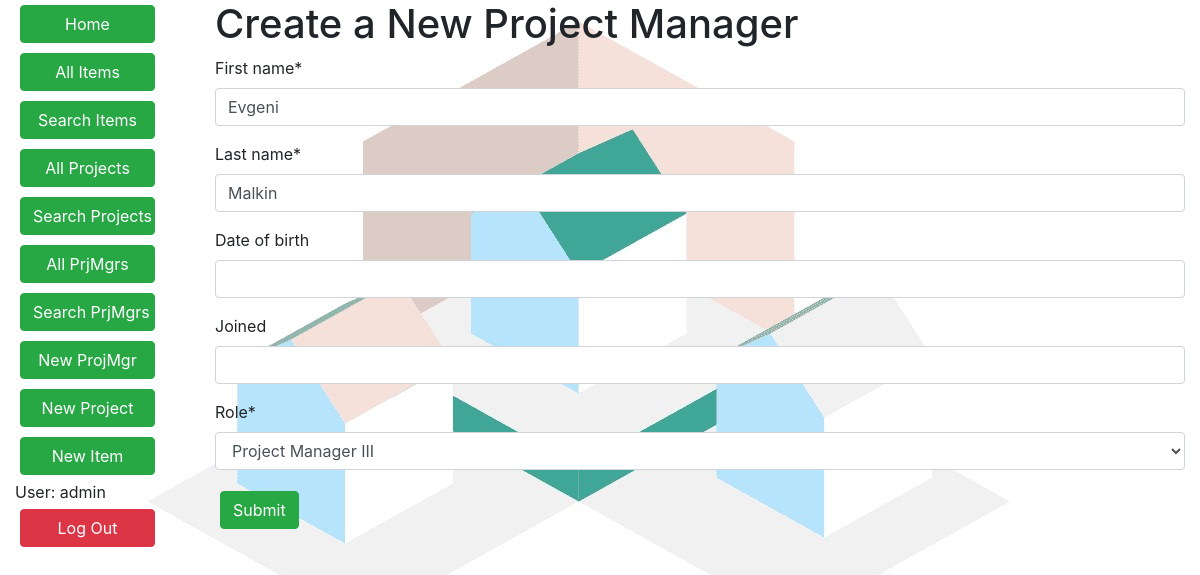
Screenshot of /resreq/prjmgr/4/update/ (signed in) with the database file from the repository.
### resreq/models.py (models this page shows, shortened)
class PrjMgr(models.Model):
    first_name = models.CharField(max_length=100)
    last_name = models.CharField(max_length=100)
    emp_num = models.AutoField(primary_key=True)
    date_of_birth = models.DateField(null=True, blank=True)
    date_joined = models.DateField('joined', null=True, blank=True)
    history = HistoricalRecords()
    PRJMGR_ROLE = (
        ('Project Manager I', 'Project Manager I'),
        ('Project Manager II', 'Project Manager II'),
        ('Project Manager III', 'Project Manager III'),
        ('Project Planner', 'Project Planner'),
        ('Project Coordinator', 'Project Coordinator'),
        ('Supervisor', 'Supervisor'),
    )
    role = models.CharField(
        max_length=25,
        choices=PRJMGR_ROLE, default='Project Manager I'
    )
    class Meta:
        ordering = ['last_name', 'first_name']

### resreq/views.py (the view)
# urls.py: path('prjmgr/<int:pk>/update/', views.PrjMgrUpdate.as_view(), name='prjmgr-update'),
class PrjMgrUpdate(LoginRequiredMixin, PermissionRequiredMixin, UpdateView):
    permission_required = 'user.is_staff'
    model = PrjMgr
    fields = '__all__'

### resreq/templates/resreq/prjmgr_form.html (shortened to what this page needs)
<!DOCTYPE html>
{% extends "base_generic.html" %}
{% load crispy_forms_tags %}
{% block content %}
    <h1>Create a New Project Manager</h1>
    <form method="post" novalidate>
        {{ form|crispy }}
        <button type="submit" class="btn btn-success">Submit</button>
    </form>
{% endblock %}

### resreq/templates/base_generic.html (shortened to what this page needs)
{% load crispy_forms_tags %}
<!DOCTYPE html>
<html lang="en">
<head>
    <link rel="stylesheet" href="https://stackpath.bootstrapcdn.com/bootstrap/4.1.3/css/bootstrap.min.css"
>
    {% load static %}
    <link rel="stylesheet" href="{% static 'css/styles.css' %}">
</head>
<body>
<div class="container-fluid"  >
    <div class="row justify-content-center">
        <div class="col-sm-2">
            {% block sidebar %}
                <ul class="sidebar-nav" >
                    {% if user.is_authenticated %}
                        <form action="{% url 'index' %}">
                            <button type="submit" class="btn btn-success custom">Home</button>
                        </form>
                        <form action="{% url 'items' %}">
                            <button type="submit" class="btn btn-success custom">All Items</button>
                        </form>
                        <form action="{% url 'item-search' %}">
                            <button type="submit" class="btn btn-success custom">Search Items</button>
                        </form>
                        <form action="{% url 'projects' %}">
                            <button type="submit" class="btn btn-success custom">All Projects</button>
                        </form>
                        <form action="{% url 'project-search' %}">
                            <button type="submit" class="btn btn-success custom">Search Projects</button>
                        </form>
                        <form action="{% url 'prjmgrs' %}">
                            <button type="submit" class="btn btn-success custom">All PrjMgrs</button>
                        </form>
                        <form action="{% url 'prjmgr-search' %}">
                            <button type="submit" class="btn btn-success custom">Search PrjMgrs</button>
                        </form>
                    {% endif %}
                    {% if user.is_staff %}
                        <form action="{% url 'prjmgr-create' %}">
                            <button type="submit" class="btn btn-success custom">New ProjMgr</button>
                        </form>
                        <form action="{% url 'project-create' %}">
                            <button type="submit" class="btn btn-success custom">New Project</button>
                        </form>
                        <form action="{% url 'item-create' %}">
                            <button type="submit" class="btn btn-success custom">New Item</button>
                        </form>
                    {% endif %}
                    {% if user.is_authenticated %}
                        <li>User: {{ user.get_username }}</li>
                        <form action="{% url 'logout' %}?next={% url 'logout' %}">
                            <button type="submit" class="btn btn-danger custom">Log Out</button>
                        </form>
                    {% endif %}
                </ul>
            {% endblock %}
        </div>
        <div class="col-sm-10 ">{% block content %}{% endblock %}
        </div>
    </div>
</div>
</body>
</html>

### resreq/static/css/styles.css (style rules this page uses)
.sidebar-nav { padding: 0; list-style: none; }
.btn { margin: 5px; }
.custom { width: 135px; }
body, html { height: 100%; background-image: url(/static/onlylogo.jpg); }

### rows the page displays
PrjMgr: first_name "Evgeni", last_name "Malkin", role "Project Manager III"

### other values shown
{{ user.get_username }} "admin"
